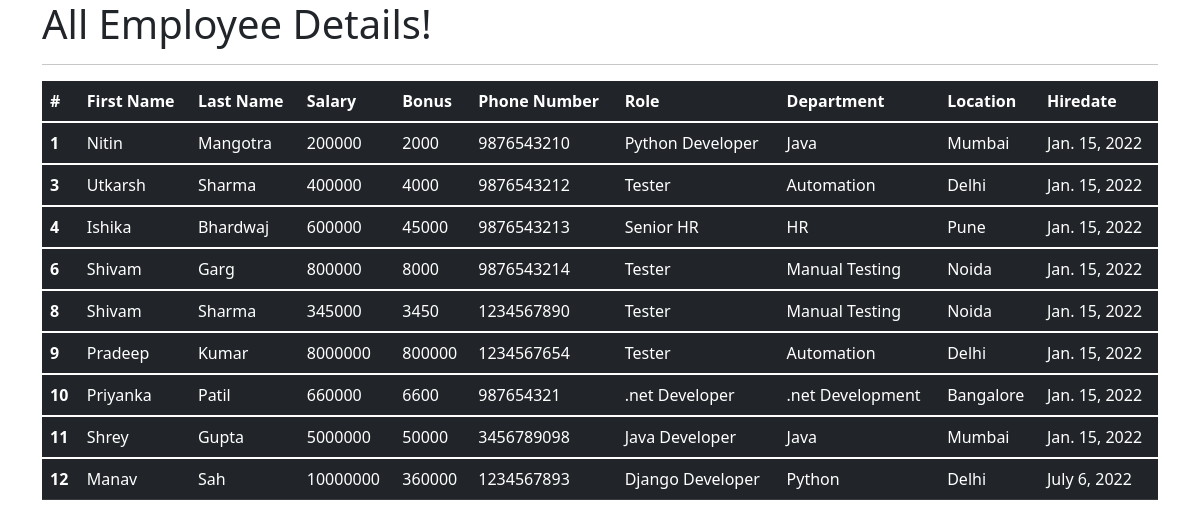
The app's page /all_emp with its own data.
### emp_app/models.py (models this page shows, shortened)
class Employee(models.Model):
    first_name = models.CharField(max_length=100, null=False)
    last_name = models.CharField(max_length=100)
    dept = models.ForeignKey(Department, on_delete=models.CASCADE)
    salary = models.IntegerField(default=0)
    bonus = models.IntegerField(default=0)
    role = models.ForeignKey(Role, on_delete=models.CASCADE)
    phone = models.IntegerField(default=0)
    hire_date = models.DateField()
    def __str__(self):
        return "%s %s %s" %(self.first_name, self.last_name, self.phone)

class Role(models.Model):
    name = models.CharField(max_length=100, null=False)

class Department(models.Model):
    name = models.CharField(max_length=100,null=False)
    location = models.CharField(max_length=100)

### emp_app/views.py (the view)
# urls.py: path('all_emp', views.all_emp, name='all_emp'),
def all_emp(request):
    emps = Employee.objects.all()
    context = {
        'emps': emps
    }
    print(context)
    return render(request, 'view_all_emp.html', context)

### emp_app/templates/view_all_emp.html (shortened to what this page needs)
<!DOCTYPE html>
<html lang="en">
<head>
  <link href="https://cdn.jsdelivr.net/npm/bootstrap@5.1.3/dist/css/bootstrap.min.css" rel="stylesheet">
</head>
  <body>
  <div class="container">
          <h1>All Employee Details!</h1>
      <hr>
     <table class="table table-dark">
  <thead>
    <tr>
      <th scope="col">#</th>
      <th scope="col">First Name</th>
      <th scope="col">Last Name</th>
      <th scope="col">Salary</th>
      <th scope="col">Bonus</th>
      <th scope="col">Phone Number</th>
      <th scope="col">Role</th>
      <th scope="col">Department</th>
      <th scope="col">Location</th>
      <th scope="col">Hiredate</th>
    </tr>
  </thead>
         {% for emp in emps %}
  <tbody>
    <tr>
      <th scope="row">{{emp.id}}</th>
      <td>{{emp.first_name}}</td>
      <td>{{emp.last_name}}</td>
      <td>{{emp.salary}}</td>
      <td>{{emp.bonus}}</td>
      <td>{{emp.phone}}</td>
      <td>{{emp.role.name}}</td>
      <td>{{emp.dept.name}}</td>
      <td>{{emp.dept.location}}</td>
      <td>{{emp.hire_date}}</td>
    </tr>
  </tbody>
         {% endfor %}
</table>
  </div>
  </body>
</html>

### records on screen
Employee: id "1", first_name "Nitin", last_name "Mangotra", salary "200000", bonus "2000", phone "9876543210", role.name "Python Developer", dept.name "Java", dept.location "Mumbai", hire_date "Jan. 15, 2022"
Employee: id "3", first_name "Utkarsh", last_name "Sharma", salary "400000", bonus "4000", phone "9876543212", role.name "Tester", dept.name "Automation", dept.location "Delhi", hire_date "Jan. 15, 2022"
Employee: id "4", first_name "Ishika", last_name "Bhardwaj", salary "600000", bonus "45000", phone "9876543213", role.name "Senior HR", dept.name "HR", dept.location "Pune", hire_date "Jan. 15, 2022"
Employee: id "6", first_name "Shivam", last_name "Garg", salary "800000", bonus "8000", phone "9876543214", role.name "Tester", dept.name "Manual Testing", dept.location "Noida", hire_date "Jan. 15, 2022"
Employee: id "8", first_name "Shivam", last_name "Sharma", salary "345000", bonus "3450", phone "1234567890", role.name "Tester", dept.name "Manual Testing", dept.location "Noida", hire_date "Jan. 15, 2022"
Employee: id "9", first_name "Pradeep", last_name "Kumar", salary "8000000", bonus "800000", phone "1234567654", role.name "Tester", dept.name "Automation", dept.location "Delhi", hire_date "Jan. 15, 2022"
Employee: id "10", first_name "Priyanka", last_name "Patil", salary "660000", bonus "6600", phone "987654321", role.name ".net Developer", dept.name ".net Development", dept.location "Bangalore", hire_date "Jan. 15, 2022"
Employee: id "11", first_name "Shrey", last_name "Gupta", salary "5000000", bonus "50000", phone "3456789098", role.name "Java Developer", dept.name "Java", dept.location "Mumbai", hire_date "Jan. 15, 2022"
Employee: id "12", first_name "Manav", last_name "Sah", salary "10000000", bonus "360000", phone "1234567893", role.name "Django Developer", dept.name "Python", dept.location "Delhi", hire_date "July 6, 2022"
